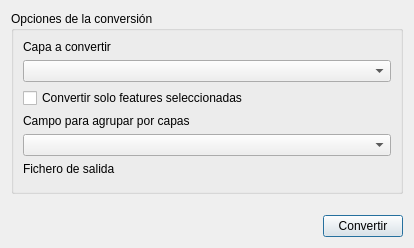
<?xml version="1.0" encoding="UTF-8"?>
<ui version="4.0">
 <class>VectorLayerToDxfDialogBase</class>
 <widget class="QDialog" name="VectorLayerToDxfDialogBase">
  <property name="geometry">
   <rect>
    <x>0</x>
    <y>0</y>
    <width>414</width>
    <height>248</height>
   </rect>
  </property>
  <property name="windowTitle">
   <string>Vector Layer to DXF</string>
  </property>
  <layout class="QGridLayout" name="gridLayout_2">
   <item row="0" column="0">
    <widget class="QGroupBox" name="groupBox">
     <property name="title">
      <string>Opciones de la conversión</string>
     </property>
     <layout class="QGridLayout" name="gridLayout">
      <item row="0" column="0">
       <layout class="QVBoxLayout" name="verticalLayout">
        <item>
         <widget class="QLabel" name="label">
          <property name="text">
           <string>Capa a convertir</string>
          </property>
         </widget>
        </item>
       </layout>
      </item>
      <item row="1" column="0">
       <layout class="QVBoxLayout" name="verticalLayout_2">
        <item>
         <widget class="QComboBox" name="cbCapaEntrada"/>
        </item>
        <item>
         <widget class="QCheckBox" name="ckSeleccionados">
          <property name="text">
           <string>Convertir solo features seleccionadas</string>
          </property>
         </widget>
        </item>
        <item>
         <widget class="QLabel" name="label_2">
          <property name="text">
           <string>Campo para agrupar por capas</string>
          </property>
         </widget>
        </item>
       </layout>
      </item>
      <item row="3" column="0">
       <layout class="QVBoxLayout" name="verticalLayout_4">
        <item>
         <widget class="QLabel" name="label_3">
          <property name="text">
           <string>Fichero de salida</string>
          </property>
         </widget>
        </item>
        <item>
         <widget class="QgsFileWidget" name="fwFicheroSalida"/>
        </item>
       </layout>
      </item>
      <item row="2" column="0">
       <widget class="QComboBox" name="cbFieldSelection"/>
      </item>
     </layout>
    </widget>
   </item>
   <item row="1" column="0">
    <layout class="QVBoxLayout" name="verticalLayout_3">
     <item>
      <spacer name="verticalSpacer">
       <property name="orientation">
        <enum>Qt::Vertical</enum>
       </property>
       <property name="sizeHint" stdset="0">
        <size>
         <width>20</width>
         <height>40</height>
        </size>
       </property>
      </spacer>
     </item>
     <item>
      <layout class="QHBoxLayout" name="horizontalLayout">
       <item>
        <spacer name="horizontalSpacer">
         <property name="orientation">
          <enum>Qt::Horizontal</enum>
         </property>
         <property name="sizeHint" stdset="0">
          <size>
           <width>40</width>
           <height>20</height>
          </size>
         </property>
        </spacer>
       </item>
       <item>
        <widget class="QPushButton" name="pbConvertir">
         <property name="text">
          <string>Convertir</string>
         </property>
        </widget>
       </item>
      </layout>
     </item>
    </layout>
   </item>
  </layout>
 </widget>
 <customwidgets>
  <customwidget>
   <class>QgsFileWidget</class>
   <extends>QWidget</extends>
   <header>qgsfilewidget.h</header>
  </customwidget>
 </customwidgets>
 <resources/>
 <connections/>
</ui>
